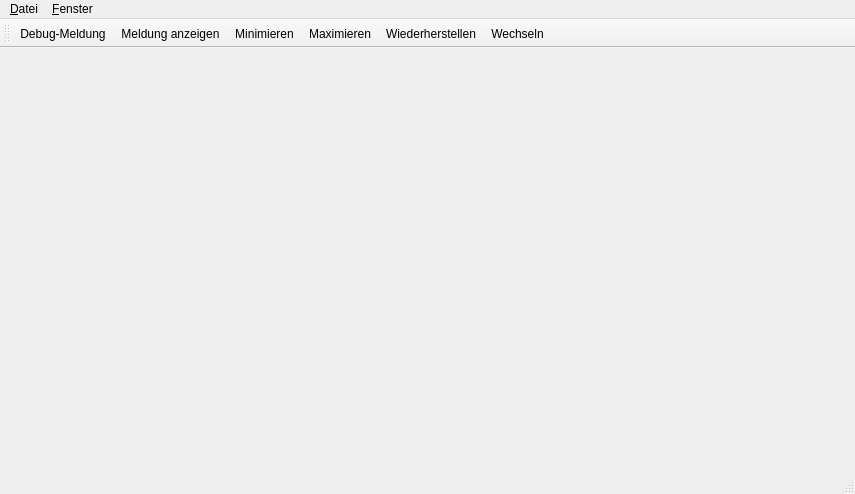
<?xml version="1.0" encoding="UTF-8"?>
<ui version="4.0">
 <class>MainWindow</class>
 <widget class="QMainWindow" name="MainWindow">
  <property name="geometry">
   <rect>
    <x>0</x>
    <y>0</y>
    <width>855</width>
    <height>494</height>
   </rect>
  </property>
  <property name="windowTitle">
   <string>MainWindow</string>
  </property>
  <widget class="QWidget" name="centralwidget"/>
  <widget class="QMenuBar" name="menubar">
   <property name="geometry">
    <rect>
     <x>0</x>
     <y>0</y>
     <width>855</width>
     <height>24</height>
    </rect>
   </property>
   <widget class="QMenu" name="menu_Datei">
    <property name="title">
     <string>&amp;Datei</string>
    </property>
    <addaction name="actionDebug_Meldung"/>
    <addaction name="actionMeldung_anzeigen"/>
    <addaction name="actionWechseln"/>
   </widget>
   <widget class="QMenu" name="menu_Fenster">
    <property name="title">
     <string>&amp;Fenster</string>
    </property>
    <addaction name="actionMinimieren"/>
    <addaction name="actionMaximieren"/>
    <addaction name="actionWiederherstellen"/>
   </widget>
   <addaction name="menu_Datei"/>
   <addaction name="menu_Fenster"/>
  </widget>
  <widget class="QStatusBar" name="statusbar"/>
  <widget class="QToolBar" name="toolBar">
   <property name="windowTitle">
    <string>toolBar</string>
   </property>
   <attribute name="toolBarArea">
    <enum>TopToolBarArea</enum>
   </attribute>
   <attribute name="toolBarBreak">
    <bool>false</bool>
   </attribute>
   <addaction name="actionDebug_Meldung"/>
   <addaction name="actionMeldung_anzeigen"/>
   <addaction name="actionMinimieren"/>
   <addaction name="actionMaximieren"/>
   <addaction name="actionWiederherstellen"/>
   <addaction name="actionWechseln"/>
  </widget>
  <action name="actionDebug_Meldung">
   <property name="text">
    <string>Debug-Meldung</string>
   </property>
   <property name="shortcut">
    <string>Ctrl+T</string>
   </property>
  </action>
  <action name="actionMeldung_anzeigen">
   <property name="text">
    <string>Meldung anzeigen</string>
   </property>
  </action>
  <action name="actionMinimieren">
   <property name="text">
    <string>Minimieren</string>
   </property>
  </action>
  <action name="actionMaximieren">
   <property name="text">
    <string>Maximieren</string>
   </property>
  </action>
  <action name="actionWiederherstellen">
   <property name="text">
    <string>Wiederherstellen</string>
   </property>
  </action>
  <action name="actionWechseln">
   <property name="text">
    <string>Wechseln</string>
   </property>
  </action>
 </widget>
 <resources/>
 <connections/>
</ui>
